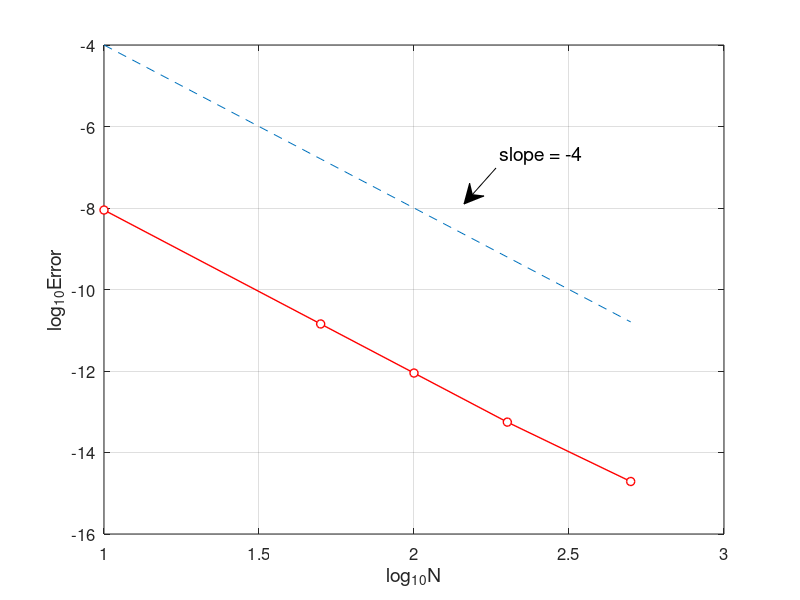

Write MATLAB code to recreate this figure.
% IRK2s2_error.m
% Implicit Runge-Kutta(Gauss method) 2 stage and order 4
% u'=u^2/2-1/2 in [0,1] with initial condition u(0)=0
% exact solution: ue=(1-exp(x))/(1+exp(x))
clear all; close all;
Nvec=[10 50 100 200 500];
Error=[];
for n=1:length(Nvec)
    N=Nvec(n);
    h=1/N;
    x=[0:h:1];
    u(1)=0;
    Y=[1;1];
    % Newton iteration
    for i=1:N
        k=u(i);  tol=1;
        while tol>1.0e-10
            X=Y;
            D=[1-h*0.25*X(1), -h*(0.25-(sqrt(3))/6)*X(2);...
                -h*(0.25+(sqrt(3))/6)*X(1), 1-h*0.25*X(2)];
            F=[X(1)-k-h*(0.25*(0.5*(X(1))^2-0.5)+(0.25-(sqrt(3))/6)*(0.5*(X(2))^2-0.5));...
                X(2)-k-h*((0.25+(sqrt(3))/6)*(0.5*(X(1))^2-0.5)+0.25*(0.5*(X(2))^2-0.5))];
            Y=X-D\F;
            tol=norm(Y-X);
        end
        u(i+1)=k+(h/2)*(0.5*Y(1)^2-0.5+0.5*Y(2)^2-0.5);
    end
    ue=(1-exp(x))./(1+exp(x));  % exact solution
    error=max(abs(u-ue));       % maximum error
    Error=[Error,error];
end
plot(log10(Nvec),log10(Error),'ro-','MarkerFaceColor','w','LineWidth',1)
hold on,
plot(log10(Nvec),log10(Nvec.^(-4)),'--')
grid on,
% title('Convergence order of Gauss method ','fontsize',12)
set(gca,'fontsize',12)
xlabel('log_{10}N','fontsize',14), ylabel('log_{10}Error','fontsize',14)

% add annotation of slope
ax = [0.62 0.58];
ay = [0.72 0.66];
annotation('textarrow',ax,ay,'String','slope = -4 ','fontsize',14)

% computating convergence order
for i=1:length(Nvec)-1     % computating convergence order
    order(i)=-log(Error(i)/Error(i+1))/(log(Nvec(i)/Nvec(i+1)));
end
Error
order

% print -dpng -r600 IRK2s2_error.png
% print -depsc2 IRK2s2_error.eps
